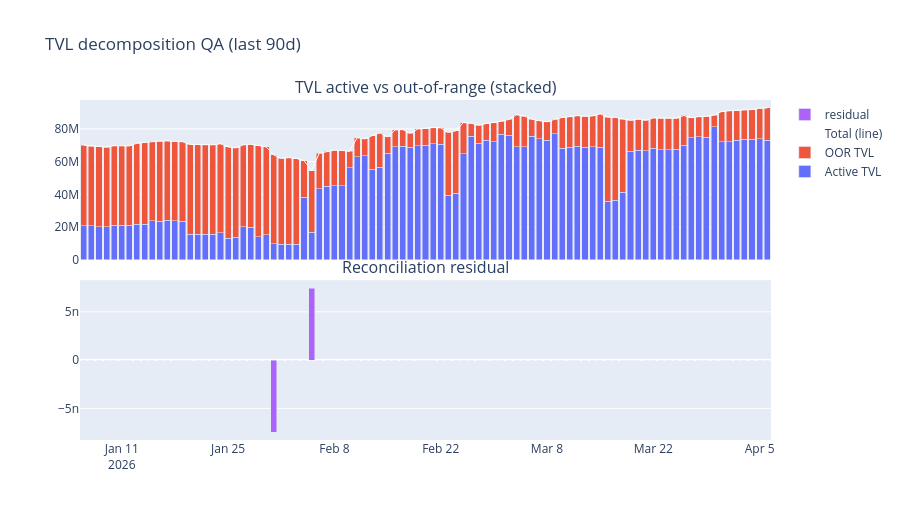

The code cell stored with this chart in its notebook:
### Markdown cell above
**QA purpose**: TVL daily evolution + active/out-of-range decomposition reconciles to total.

### Code cell
last_90 = fy.filter(pl.col("date") >= date.fromisoformat(START_DATE_90D))
fig = make_subplots(rows=2, cols=1, shared_xaxes=True, vertical_spacing=0.06,
    subplot_titles=("TVL active vs out-of-range (stacked)", "Reconciliation residual"))
fig.add_trace(go.Bar(x=last_90["date"].to_list(), y=last_90["tvl_active_token0"].to_list(),       name="Active TVL"),    row=1, col=1)
fig.add_trace(go.Bar(x=last_90["date"].to_list(), y=last_90["tvl_outofrange_token0"].to_list(),   name="OOR TVL"),       row=1, col=1)
fig.add_trace(go.Scatter(x=last_90["date"].to_list(), y=last_90["tvl_total_token0"].to_list(),    name="Total (line)",   line=dict(color="white", width=1)), row=1, col=1)
resid = (last_90["tvl_active_token0"] + last_90["tvl_outofrange_token0"] - last_90["tvl_total_token0"]).to_list()
fig.add_trace(go.Bar(x=last_90["date"].to_list(), y=resid, name="residual"), row=2, col=1)
fig.update_layout(height=520, barmode="stack", title_text="TVL decomposition QA (last 90d)")
fig.show()
